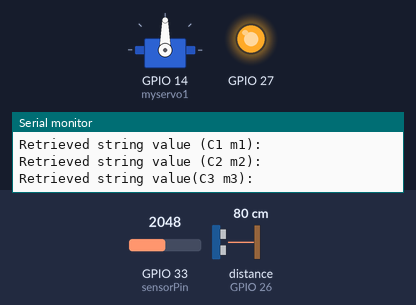
Simulated run of this sketch. Board: ESP32. On the bench: servo, output pins drawn as LEDs (lit = HIGH), the last lines printed to the serial monitor. Inputs (shaded band) come from the test bench; at power-on: distance to the obstacle (sensor on GPIO 26) 80 cm, GPIO 33 (sensorPin) = 2048. The echo pulse lasts 58.3 µs per cm; WiFi joins after 1.5 s; servers stay silent unless stated; the local clock reads 2024-03-15 10:24:30 at power-on unless the sketch sets it; the Firebase database answers and starts empty; pins used as bus, display or sensor lines are not drawn.

Above: at 5.7 s.
5.8 s: distance to the obstacle (sensor on GPIO 26) set to 24 cm
13.2 s: distance to the obstacle (sensor on GPIO 26) set to 18 cm
At 19.8 s:
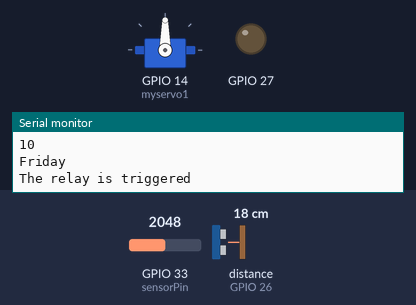
Timing chart, 0 to 25.5 s (numbered marks = the images above; inputs shaded):
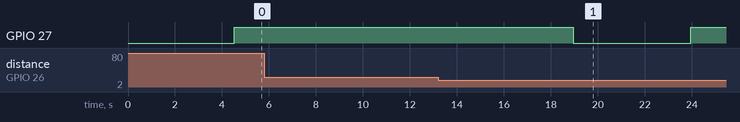

Measured:
- the behaviour switches between 22 and 21 cm on distance to the obstacle (sensor on GPIO 26) (found by bisection; images 0 and 1)
- after the input at 13.2 s, GPIO 27: HIGH → LOW after 5.8 s, → HIGH 5.0 s later

The sketch:

simplefinalproject1__1_.ino
```cpp
#if defined(ESP32)
#include <WiFi.h>
#include <FirebaseESP32.h>
#elif defined(ESP8266)
#include <ESP8266WiFi.h>
#include <FirebaseESP8266.h>
#endif
#include<ESP32_Servo.h>
//Provide the token generation process info.
#include <addons/TokenHelper.h>

//Provide the RTDB payload printing info and other helper functions.
#include <addons/RTDBHelper.h>

/* 1. Define the WiFi credentials */
#define WIFI_SSID "Shantanu"
#define WIFI_PASSWORD "sHantanu@892"

//For the following credentials, see examples/Authentications/SignInAsUser/EmailPassword/EmailPassword.ino

/* 2. Define the API Key */
#define API_KEY "AIzaSyApW649AuleAHtVyFAbiHJn-WgRNPBsasY"

/* 3. Define the RTDB URL */
#define DATABASE_URL "https://atomicpaw-b3179-default-rtdb.firebaseio.com/" //<databaseName>.firebaseio.com or <databaseName>.<region>.firebasedatabase.app

// NTP Server config
const char* ntpServer = "pool.ntp.org";
struct tm t;
String Hr1,Hr2,Hr3,Hr4,Min1,Min2,Min3,Min4;
int h1,h2,h3,h4,m1,m2,m3,m4;
void printLocalTime();
const long  gmtOffset_sec = 19800;
const int   daylightOffset_sec = 0;

//Define Firebase Data object
FirebaseData fbdo;

FirebaseAuth auth;
FirebaseConfig config;

//Define Pins
const int trigPin = 25;
int sensorPin= 33;
int thresholdDown = 2000;
const int echoPin = 26;
long duration,cm;

void printLocalTime();

Servo myservo1;
Servo myservo2;
Servo myservo3;
Servo myservo4;
int pos1 = 0;
int pos2 = 0;
int pos3 = 0;
int pos4 = 0;

void setup()
{

  Serial.begin(115200);
 // digitalWrite(27, HIGH);
    pinMode(trigPin, OUTPUT); // Sets the trigPin as an Output
  pinMode(echoPin, INPUT);
  pinMode(27,OUTPUT);
  // Sets the echoPin as an Input
delay(2000);
  WiFi.begin(WIFI_SSID, WIFI_PASSWORD);
  Serial.print("Connecting to Wi-Fi");
  while (WiFi.status() != WL_CONNECTED)
  {
    Serial.print(".");
    delay(300);
  }
  Serial.println();
  Serial.print("Connected with IP: ");
  Serial.println(WiFi.localIP());
  Serial.println();
myservo1.attach(14);
  configTime(gmtOffset_sec, daylightOffset_sec, ntpServer);
  getLocalTime(&t);
  printLocalTime();


  Serial.printf("Firebase Client v%s\n\n", FIREBASE_CLIENT_VERSION);

  /* Assign the api key (required) */
  config.api_key = API_KEY;

  config.database_url = DATABASE_URL;


  //////////////////////////////////////////////////////////////////////////////////////////////
  //Please make sure the device free Heap is not lower than 80 k for ESP32 and 10 k for ESP8266,
  //otherwise the SSL connection will fail.
  //////////////////////////////////////////////////////////////////////////////////////////////

  Firebase.begin(DATABASE_URL, API_KEY);

  //Comment or pass false value when WiFi reconnection will control by your code or third party library
 // Firebase.reconnectWiFi(true);

  Firebase.setDoubleDigits(5);

}

void loop()
{
     digitalWrite(27, HIGH);

  if (Firebase.ready())
  {

    //Firebase.setInt(fbdo, main, 5);
//    Firebase.setInt(fbdo, "/test/a", x);
//    Firebase.setInt(fbdo, "/test/b", y);
//    delay(200);

   if (Firebase.getString(fbdo, "/Compartment/Hr1")) {
  Hr1 = fbdo.stringData();
  Serial.println("Retrieved string value (c1 h1): " + Hr1);
} else {
  Serial.println("Failed to retrieve string value. Reason: " + fbdo.errorReason());
}

     if (Firebase.getString(fbdo, "/Compartment/Hr2")) {
 Hr2 = fbdo.stringData();
  Serial.println("Retrieved string value (c2 h2): " + Hr2);
} else {
  Serial.println("Failed to retrieve string value. Reason: " + fbdo.errorReason());
}

 if (Firebase.getString(fbdo, "/Compartment/Hr3")) {
  Hr3 = fbdo.stringData();
  Serial.println("Retrieved string value (c3 h3): " + Hr3);
} else {
  Serial.println("Failed to retrieve string value. Reason: " + fbdo.errorReason());
}

 if (Firebase.getString(fbdo, "/Compartment/Hr4")) {
  Hr4 = fbdo.stringData();
  Serial.println("Retrieved string value (c4 h4): " + Hr4);
} else {
  Serial.println("Failed to retrieve string value. Reason: " + fbdo.errorReason());
}

 if (Firebase.getString(fbdo, "/Compartment/Min1")) {
  Min1 = fbdo.stringData();
  Serial.println("Retrieved string value (C1 m1): " + Min1);
} else {
  Serial.println("Failed to retrieve string value. Reason: " + fbdo.errorReason());
}

 if (Firebase.getString(fbdo, "/Compartment/Min2")) {
  Min2 = fbdo.stringData();
  Serial.println("Retrieved string value (C2 m2): " + Min2);
} else {
  Serial.println("Failed to retrieve string value. Reason: " + fbdo.errorReason());
}

 if (Firebase.getString(fbdo, "/Compartment/Min3")) {
  Min3 = fbdo.stringData();
  Serial.println("Retrieved string value(C3 m3): " + Min3);
} else {
  Serial.println("Failed to retrieve string value. Reason: " + fbdo.errorReason());
}

 if (Firebase.getString(fbdo, "/Compartment/Min4")) {
  Min4 = fbdo.stringData();
  Serial.println("Retrieved string value(C4 M4): " + Min4);
} else {
  Serial.println("Failed to retrieve string value. Reason: " + fbdo.errorReason());
}

h1 = Hr1.toInt();
h2 = Hr2.toInt();
h3 = Hr3.toInt();
h4 = Hr4.toInt();
m1 = Min1.toInt();
m2 = Min2.toInt();
m3 = Min3.toInt();
m4 = Min4.toInt();

  delay(2000);
  }
  digitalWrite(trigPin, LOW);
  delayMicroseconds(2);
  // Sets the trigPin on HIGH state for 10 micro seconds
  digitalWrite(trigPin, HIGH);
  delayMicroseconds(10);
  digitalWrite(trigPin, LOW);
  // Reads the echoPin, returns the sound wave travel time in microseconds
  duration = pulseIn(echoPin, HIGH);
  // Calculating the distance
  cm= duration * 0.034 / 2;
  // Prints the distance on the Serial Monitor
  int sensorValue = analogRead(sensorPin);
  Serial.println(sensorValue);


  Serial.print("Distance in cm: ");
    Serial.print(cm);

  printLocalTime();
  delay(3000);
    if(cm>=10 && cm<=20 && sensorValue > thresholdDown){
      Serial.println("The relay is triggered");
    digitalWrite(27, LOW);   // turn the LED on (HIGH is the voltage level)
  delay(5000);                       // wait for a second
  digitalWrite(27, HIGH);    // turn the LED off by making the voltage LOW
  delay(10000);
    }
    else {
      Serial.println("The bowl is full/ no pet detected");
      }
     if(t.tm_hour==h1 && t.tm_min==m1)
     {
      pos1=150;
      Serial.print("Compartment 1 Opened");
      myservo1.write(pos1);
     }
      if(t.tm_hour==h1+1 && t.tm_min==m1)
     {
      pos1=0;
      Serial.print("Compartment 1 closed");
      myservo1.write(pos1);
     }
 if(t.tm_hour==h2 && t.tm_min==m2)
     {
      pos2=150;
      Serial.print("Compartment 2 Opened");
      myservo2.write(pos2);
     }
      if(t.tm_hour==h2+1 && t.tm_min==m2)
     {
      pos2=0;
      Serial.print("Compartment 2 closed");
      myservo2.write(pos2);
     }
if(t.tm_hour==h3 && t.tm_min==m3)
     {
      pos3=150;
      Serial.print("Compartment 3 opened");
      myservo3.write(pos3);
     }
      if(t.tm_hour==h3+1 && t.tm_min==m3)
     {
      pos3=0;
      Serial.print("Compartment 3 closed");
      myservo3.write(pos3);
     }
     if(t.tm_hour==h4 && t.tm_min==m4)
     {
      pos4=150;
      Serial.print("Compartment 4 Opened");
      myservo4.write(pos4);
     }
      if(t.tm_hour==h4+1 && t.tm_min==m4)
     {
      pos4=0;
      Serial.print("Compartment 4 closed");
      myservo4.write(pos4);
     }

    }

void printLocalTime(){
  if(!getLocalTime(&t)){
    Serial.println("Failed to obtain time");
    return;
  }
  Serial.println(&t, "%A, %B %d %Y %H:%M:%S");
  Serial.print("Day of week: ");
  Serial.println(&t, "%A");
  Serial.print("Month: ");
  Serial.println(&t, "%B");
  Serial.print("Day of Month: ");
  Serial.println(&t, "%d");
  Serial.print("Year: ");
  Serial.println(&t, "%Y");
  Serial.print("Hour: ");
  Serial.println(&t, "%H");
  Serial.print("Hour (12 hour format): ");
  Serial.println(&t, "%I");
  Serial.print("Minute: ");
  Serial.println(&t, "%M");
  Serial.print("Second: ");
  Serial.println(&t, "%S");

  Serial.println("Time variables");
  char timeHour[3];
  strftime(timeHour,3, "%H", &t);
  Serial.println(timeHour);
  char timeWeekDay[10];
  strftime(timeWeekDay,10, "%A", &t);
  Serial.println(timeWeekDay);
  Serial.println();
  delay(1000);
}
```
